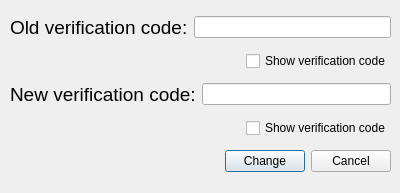
<?xml version="1.0" encoding="UTF-8"?>
<ui version="4.0">
 <class>Dialog_CV</class>
 <widget class="QDialog" name="Dialog_CV">
  <property name="geometry">
   <rect>
    <x>0</x>
    <y>0</y>
    <width>400</width>
    <height>193</height>
   </rect>
  </property>
  <property name="windowTitle">
   <string>Dialog</string>
  </property>
  <widget class="QWidget" name="layoutWidget">
   <property name="geometry">
    <rect>
     <x>10</x>
     <y>10</y>
     <width>381</width>
     <height>171</height>
    </rect>
   </property>
   <layout class="QVBoxLayout" name="verticalLayout">
    <item>
     <layout class="QHBoxLayout" name="horizontalLayout_2">
      <item>
       <widget class="QLabel" name="label">
        <property name="text">
         <string>&lt;html&gt;&lt;head/&gt;&lt;body&gt;&lt;p&gt;&lt;span style=&quot; font-size:14pt;&quot;&gt;Old verification code:&lt;/span&gt;&lt;/p&gt;&lt;/body&gt;&lt;/html&gt;</string>
        </property>
       </widget>
      </item>
      <item>
       <widget class="QLineEdit" name="lineEdit">
        <property name="echoMode">
         <enum>QLineEdit::Password</enum>
        </property>
       </widget>
      </item>
     </layout>
    </item>
    <item>
     <layout class="QHBoxLayout" name="horizontalLayout_8">
      <item>
       <spacer name="horizontalSpacer_5">
        <property name="orientation">
         <enum>Qt::Horizontal</enum>
        </property>
        <property name="sizeHint" stdset="0">
         <size>
          <width>40</width>
          <height>20</height>
         </size>
        </property>
       </spacer>
      </item>
      <item>
       <widget class="QCheckBox" name="checkBox_3">
        <property name="text">
         <string>Show verification code</string>
        </property>
       </widget>
      </item>
     </layout>
    </item>
    <item>
     <layout class="QHBoxLayout" name="horizontalLayout_4">
      <item>
       <widget class="QLabel" name="label_3">
        <property name="text">
         <string>&lt;html&gt;&lt;head/&gt;&lt;body&gt;&lt;p&gt;&lt;span style=&quot; font-size:14pt;&quot;&gt;New verification code:&lt;/span&gt;&lt;/p&gt;&lt;/body&gt;&lt;/html&gt;</string>
        </property>
       </widget>
      </item>
      <item>
       <widget class="QLineEdit" name="lineEdit_3">
        <property name="echoMode">
         <enum>QLineEdit::Password</enum>
        </property>
       </widget>
      </item>
     </layout>
    </item>
    <item>
     <layout class="QHBoxLayout" name="horizontalLayout_6">
      <item>
       <spacer name="horizontalSpacer_3">
        <property name="orientation">
         <enum>Qt::Horizontal</enum>
        </property>
        <property name="sizeHint" stdset="0">
         <size>
          <width>40</width>
          <height>20</height>
         </size>
        </property>
       </spacer>
      </item>
      <item>
       <widget class="QCheckBox" name="checkBox">
        <property name="text">
         <string>Show verification code</string>
        </property>
       </widget>
      </item>
     </layout>
    </item>
    <item>
     <layout class="QHBoxLayout" name="horizontalLayout">
      <item>
       <spacer name="horizontalSpacer">
        <property name="orientation">
         <enum>Qt::Horizontal</enum>
        </property>
        <property name="sizeHint" stdset="0">
         <size>
          <width>40</width>
          <height>20</height>
         </size>
        </property>
       </spacer>
      </item>
      <item>
       <widget class="QPushButton" name="pushButton">
        <property name="text">
         <string>Change</string>
        </property>
       </widget>
      </item>
      <item>
       <widget class="QPushButton" name="pushButton_2">
        <property name="text">
         <string>Cancel</string>
        </property>
       </widget>
      </item>
     </layout>
    </item>
   </layout>
  </widget>
 </widget>
 <resources/>
 <connections>
  <connection>
   <sender>pushButton_2</sender>
   <signal>clicked()</signal>
   <receiver>Dialog_CV</receiver>
   <slot>close()</slot>
   <hints>
    <hint type="sourcelabel">
     <x>338</x>
     <y>163</y>
    </hint>
    <hint type="destinationlabel">
     <x>122</x>
     <y>141</y>
    </hint>
   </hints>
  </connection>
  <connection>
   <sender>pushButton</sender>
   <signal>clicked()</signal>
   <receiver>Dialog_CV</receiver>
   <slot>close()</slot>
   <hints>
    <hint type="sourcelabel">
     <x>261</x>
     <y>175</y>
    </hint>
    <hint type="destinationlabel">
     <x>150</x>
     <y>157</y>
    </hint>
   </hints>
  </connection>
 </connections>
</ui>
